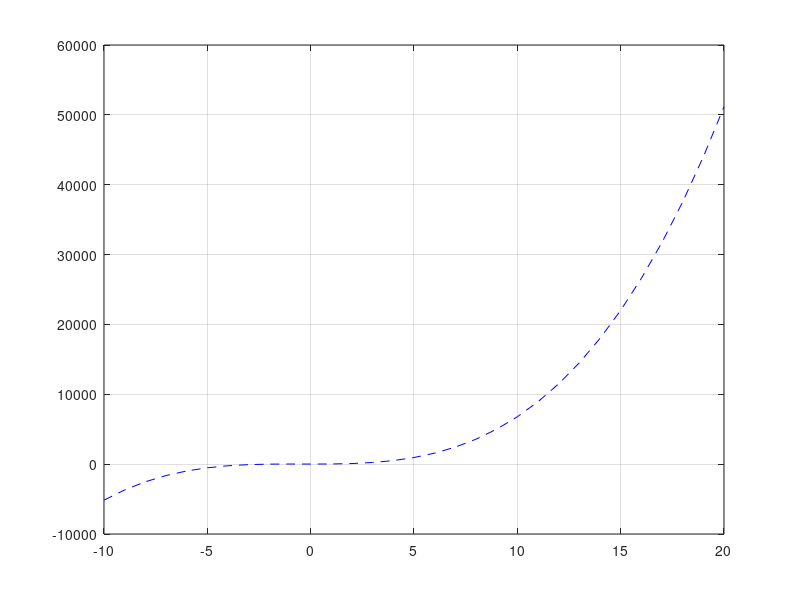

The MATLAB source for this figure:
% Author: Shi Jie (Barney) Wei
% Date: 01/14/19

figure;
x = [-10:20];
y = 6*x.^3+8*x.^2-3*x+12;
plot(x,y,'b--');
grid on;